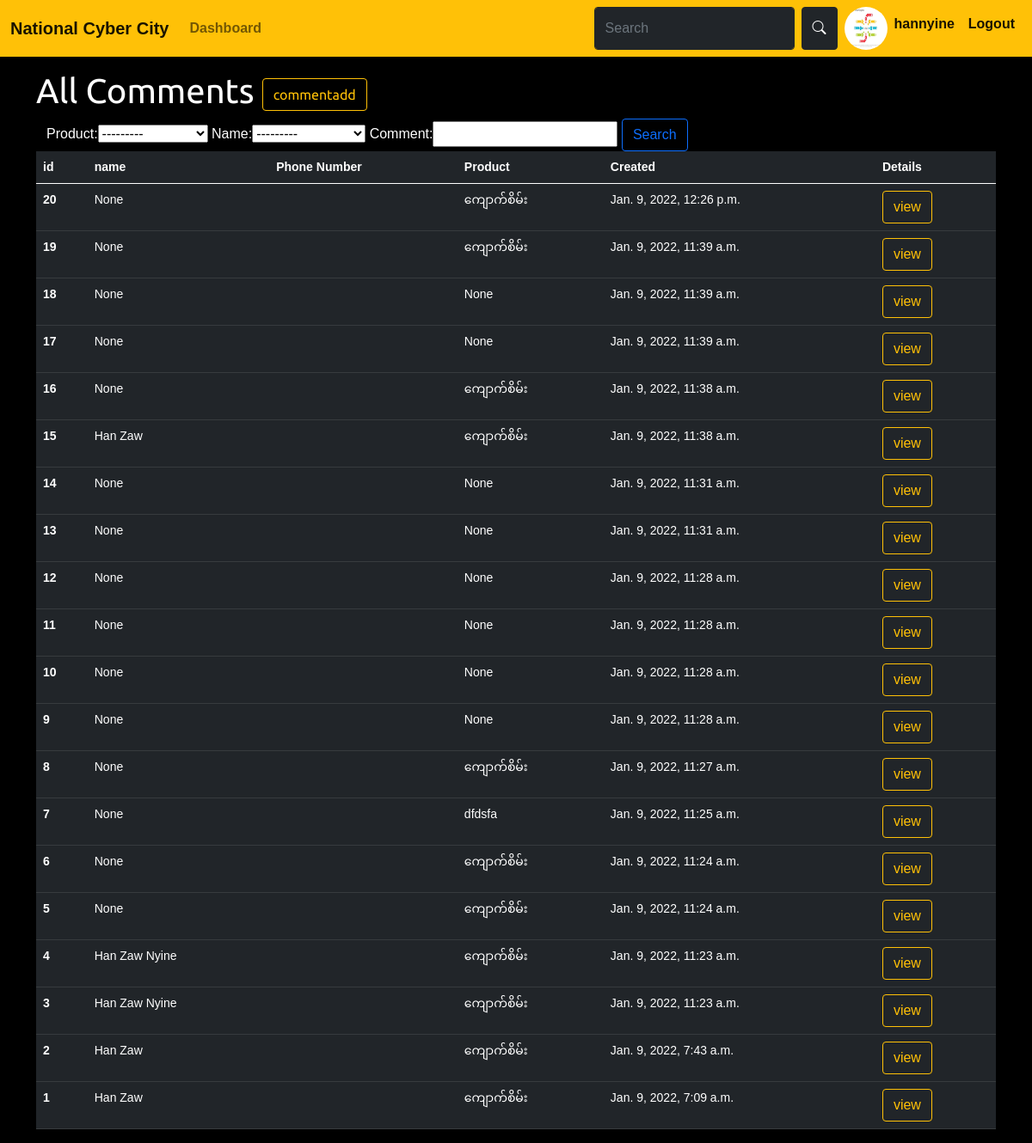
The app's page /allcomments (signed in) with its own data.
### jade/models.py (models this page shows, shortened)
class Customer(models.Model):
    user = models.OneToOneField(User, on_delete=models.CASCADE, null=True)
    name = models.CharField(max_length=200, null=True)
    profile = models.ImageField(upload_to='profiles/',null=True,blank=True)
    email = models.EmailField(max_length=200, null=True)
    phone = models.CharField(max_length=200, null=True)
    created = models.DateTimeField(auto_now_add=True)
    def __str__(self):
        return self.name

class Product(models.Model):
    category = models.ForeignKey(Category, related_name='products', on_delete=models.CASCADE)
    name = models.CharField(max_length=200, db_index=True)
    slug = models.SlugField(max_length=200, db_index=True)
    description = models.TextField(blank=True)
    price = models.DecimalField(max_digits=10, decimal_places=2)
    available = models.BooleanField(default=True)
    created = models.DateTimeField(auto_now_add=True)
    class Meta:
        ordering = ('name',)
        index_together = (('id', 'slug'),)
    def __str__(self):
        return self.name

class Comment(models.Model):
    product = models.ForeignKey(Product, on_delete=models.CASCADE,null=True)
    name = models.ForeignKey(Customer,on_delete=models.SET_NULL,null=True)
    comment = models.TextField()
    created = models.DateTimeField(auto_now_add=True)

### jade/views.py (the view)
# urls.py: path('allcomments', views.allcomment, name='allcomment'),
@login_required(login_url='/login')
def allcomment(request):
    comments = Comment.objects.all().order_by('-created')
    commentObj = CommentFilter(request.GET, queryset=comments)
    comments = commentObj.qs
    return render(request, 'jade/allcommments.html', {"comments": comments, "commentObj": commentObj})

### jade/templates/jade/allcommments.html (shortened to what this page needs)
{% extends "components/base.html" %}
{% load static %}
{% block content %}
    <h1 class="text-white">All Comments <a href="{%  url 'shop:commentadd' %}" class="btn btn-outline-warning">commentadd</a></h1>
    <div class="container">
    <form class="text-white" method="get">
        {{ commentObj.form }}
        <button class="btn btn-outline-primary" type="submit">Search</button>
    </form>
    </div>
<table class="table table-dark">
  <thead>
    <tr class="table-dark">
      <th scope="col">id</th>
      <th scope="col">name</th>
      <th scope="col">Phone Number</th>
      <th scope="col">Product</th>
      <th scope="col">Created</th>
      <th scope="col">Details</th>
    </tr>
  </thead>
  <tbody>
  {% for comment in comments %}
    <tr>
      <th scope="row">{{ comment.id }}</th>
      <td>{{ comment.name }}</td>
      <td>{{ comment.phoneno }}</td>
      <td>{{ comment.product }}</td>
      <td>{{ comment.created }}</td>
      <td><a href="{% url 'shop:commentdetails' comment.id %}" class="btn btn-outline-warning">view</a></td>
    </tr>
   {% endfor %}
  </tbody>
</table>
{% endblock %}

### jade/templates/components/nav.html (shortened to what this page needs)
{% url 'shop:dashboard' as dashboard %}
<nav class="navbar navbar-expand-lg navbar-light bg-warning">
  <div class="container-fluid">
    <div class="collapse navbar-collapse" id="navbarTogglerDemo01">
        <a class="navbar-brand" href="{% url 'shop:product_list' %}"><b>National Cyber City</b></a>
    <ul class="navbar-nav me-auto mb-2 mb-lg-0">
      {% if request.user.is_authenticated %}
          <li class="nav-item">
         <a class="nav-link {% if request.path == dashboard %}active{% endif %}" aria-current="page" href="{% url 'shop:dashboard' %}"><b>Dashboard</b></a>
        </li>
      {% endif %}
     </ul>
      <form class="d-flex" method="POST" action="/search">
        <input class="form-control me-2 btn-dark text-white" type="search" placeholder="Search" aria-label="Search" name="search">
        <button class="btn btn-dark me-2" type="submit"><i class="bi bi-search" id="searchview"></i></button>
          <ul class="navbar-nav me-auto">
              {% if request.user.is_authenticated %}
                  <li class="nav-item md-2">
                      <img width="50" height="50" src="/media/{{ request.user.customer.profile }}" style="border-radius: 50%" alt="{{ request.user.customer.profile }}"/>
                  </li>
          <li class="nav-item">
              <a class="nav-link active" aria-current="page" href="{% url 'shop:customer_profile' %}"><b>{{ request.user.username }}</b></a>
            </li><li class="nav-item">
              <a class="nav-link active" aria-current="page" href="{% url 'shop:logout' %}"><b>Logout</b></a>
            </li>
              {% endif %}
        </ul>
      </form>
    </div>
  </div>
</nav>

### jade/static/css/base.css (style rules this page uses)
body { margin: 0; padding: 0; font-family: helvetica, sans-serif; background-color: black; }
h1, h2, h3, h4, h5, h6 { font-family: 'Ubuntu', sans-serif; font-weight: normal; }
a { text-decoration: none; color: #5993bb; }
table { width: 100%; border-spacing: 0; border-collapse: collapse; }
table th, table td { text-align: left; font-size: 14px; padding: 10px; margin: 0; }
tbody tr:nth-child(odd) { background: #efefef; }
thead th, tbody tr.total { background: #5993bb; color: #fff; font-weight: bold; }

### records on screen
Product: name "---------"
Comment: id "20", name "None", product "ကျောက်စိမ်း", created "Jan. 9, 2022, 12:26 p.m."
Comment: id "19", name "None", product "ကျောက်စိမ်း", created "Jan. 9, 2022, 11:39 a.m."
Comment: id "18", name "None", product "None", created "Jan. 9, 2022, 11:39 a.m."
Comment: id "17", name "None", product "None", created "Jan. 9, 2022, 11:39 a.m."
Comment: id "16", name "None", product "ကျောက်စိမ်း", created "Jan. 9, 2022, 11:38 a.m."
Comment: id "15", name "Han Zaw", product "ကျောက်စိမ်း", created "Jan. 9, 2022, 11:38 a.m."
Comment: id "14", name "None", product "None", created "Jan. 9, 2022, 11:31 a.m."
Comment: id "13", name "None", product "None", created "Jan. 9, 2022, 11:31 a.m."
Comment: id "12", name "None", product "None", created "Jan. 9, 2022, 11:28 a.m."
Comment: id "11", name "None", product "None", created "Jan. 9, 2022, 11:28 a.m."
Comment: id "10", name "None", product "None", created "Jan. 9, 2022, 11:28 a.m."
Comment: id "9", name "None", product "None", created "Jan. 9, 2022, 11:28 a.m."
Comment: id "8", name "None", product "ကျောက်စိမ်း", created "Jan. 9, 2022, 11:27 a.m."
Comment: id "7", name "None", product "dfdsfa", created "Jan. 9, 2022, 11:25 a.m."
Comment: id "6", name "None", product "ကျောက်စိမ်း", created "Jan. 9, 2022, 11:24 a.m."
Comment: id "5", name "None", product "ကျောက်စိမ်း", created "Jan. 9, 2022, 11:24 a.m."
Comment: id "4", name "Han Zaw Nyine", product "ကျောက်စိမ်း", created "Jan. 9, 2022, 11:23 a.m."
Comment: id "3", name "Han Zaw Nyine", product "ကျောက်စိမ်း", created "Jan. 9, 2022, 11:23 a.m."
Comment: id "2", name "Han Zaw", product "ကျောက်စိမ်း", created "Jan. 9, 2022, 7:43 a.m."
Comment: id "1", name "Han Zaw", product "ကျောက်စိမ်း", created "Jan. 9, 2022, 7:09 a.m."

### other values on screen
{{ request.user.username }} "hannyine"
